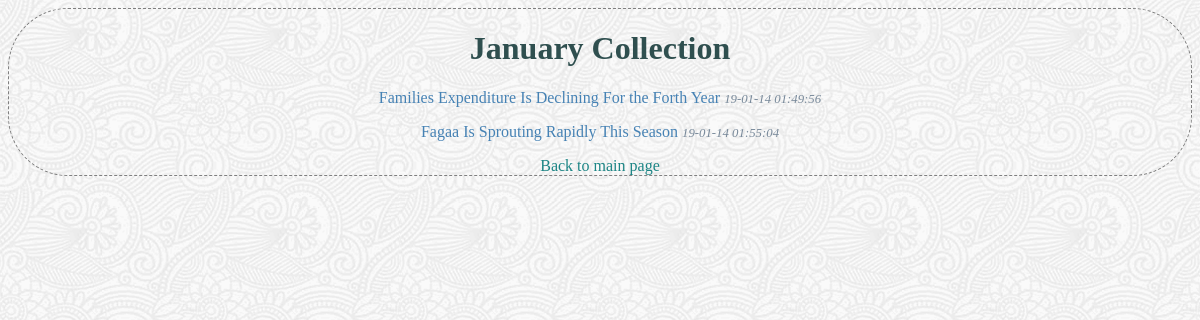
The app's page /collections/1/list/, older data.
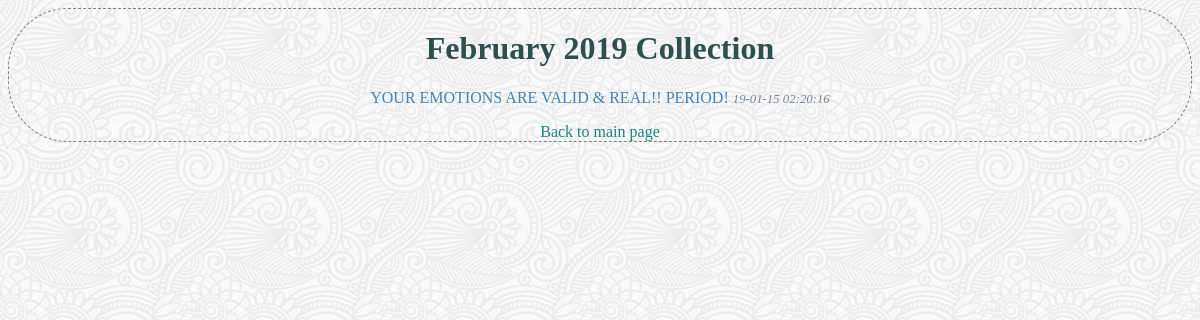
The same page, newer data.
### database_setup.py (models this page shows, shortened)
class Collection(Base):
    __tablename__ = 'collection'
    id = Column(Integer, primary_key=True)
    name = Column(String(80), nullable=False)
    user_id = Column(Integer, ForeignKey('user.id'))
    user = relationship(User)

class ArticleCollection(Base):
    __tablename__ = 'article_item'
    name = Column(String(350), nullable=False)
    id = Column(Integer, primary_key=True)
    description = Column(String(250))
    date = Column(
        String(80),
        default=datetime.datetime.now().strftime("%y-%m-%d %H:%M:%S"))
    text = Column(Text())
    user_id = Column(Integer, ForeignKey('user.id'))
    user = relationship(User)
    collection_id = Column(Integer, ForeignKey('collection.id'))
    collection = relationship(Collection)

### finalProject.py (the view, shortened to what this page needs)
@app.route('/collections/<int:collection_id>/')
@app.route('/collections/<int:collection_id>/list/')
def collectionList(collection_id):
    if 'name' not in login_session:
        collection = session.query(Collection).filter_by(
                    id=collection_id).one()
        articles = session.query(ArticleCollection).filter_by(collection_id=collection_id)
        return render_template('publiclist.html', articles=articles, collection=collection)

### templates/publiclist.html (shortened to what this page needs)
<!DOCTYPE html>
<html>
    <head>
        <link rel=stylesheet type=text/css href='{{url_for('static', filename='style.css')}}'>
    </head>
    <body>
        <div class="pane">
            <h1 class="header">{{collection.name}}</h1>
            {% if articles %}
            {% for a in articles %}
            <p class="item" >
                <a href="{{url_for('viewArticle', collection_id= collection.id, article_id=a.id )}}">{{ a.name }}</a>
                <label class="dim">{{ a.date }}</label>
            </p>
            {% else %}
            <p class="item" >
                There are no articles yet in {{collection.name}}.
            </p>
            {% endfor %}
            {% endif %}
            <div> <a class="link" href="{{url_for('DefaultCollections')}}">Back to main page </a>  </div>
        </div>
    </body>
</html>

### static/style.css (style rules this page uses)
html { background-image: url('full-bloom.png'); background-repeat: repeat; }
a { color: steelblue; text-decoration-line: none; }
.item { color: steelblue; }
.link { color: rgb(28, 133, 133); }
.header { color: darkslategray; text-transform: capitalize; }
.pane { border: dashed grey 1pt; border-radius: 5vw; text-align: center; }
.dim { color: lightslategray; font-weight: 200; font-size: 0.8em; font-style: oblique; }

Row changes from the older to the newer data that the page shows:
removed ArticleCollection: name "Families Expenditure Is Declining For the Forth Year", date "19-01-14 01:49:56"
removed ArticleCollection: name "Fagaa Is Sprouting Rapidly This Season", date "19-01-14 01:55:04"
changed Collection: name "January Collection" → "February 2019 Collection"
added ArticleCollection: name "YOUR EMOTIONS ARE VALID & REAL!! PERIOD!", date "19-01-15 02:20:16"
